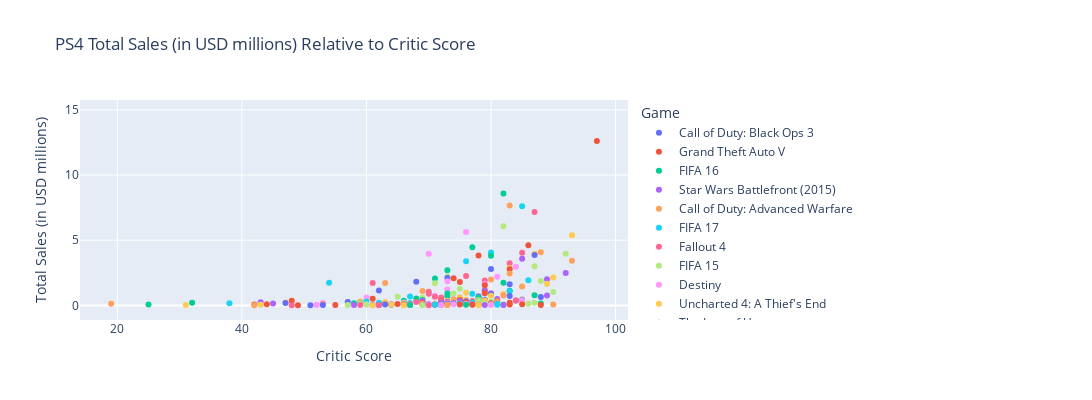
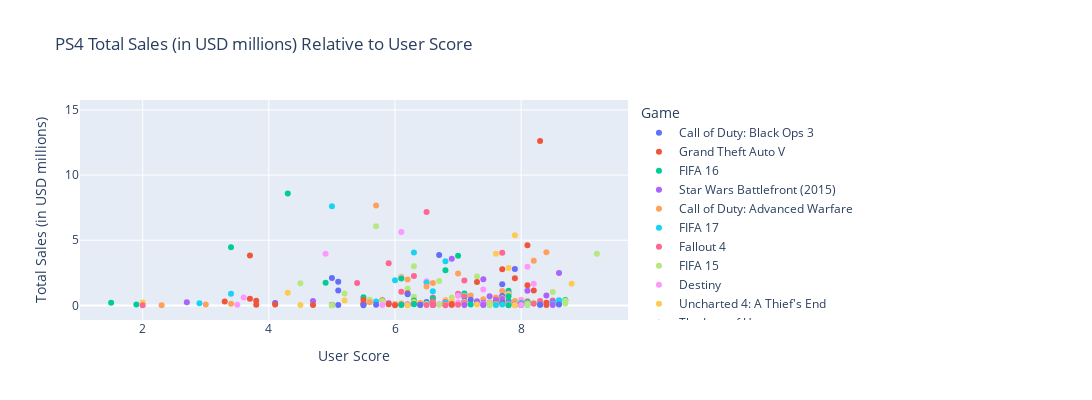

Notebook code for these charts, in order:
### Markdown cell above
Take a look at how user and professional reviews affect sales for one popular platform (you choose). Build a scatter plot and calculate the correlation between reviews and sales. Draw conclusions.

### Code cell
#functions to compare ratings to sales
def rating_sale_comparison (dataframe, critic_scatter_title, user_scatter_title, critic_label, user_label, sale_label, name_label):
    critic_sale_scatter = px.scatter(dataframe,
                         x='critic_score',
                         y='total_sales',
                         color='name',
                         labels={
                                 'critic_score': critic_label,
                                 'total_sales': sale_label,
                                 'name': name_label},
                         title=critic_scatter_title,
                         width=1200, 
                         height=400
                         )
    critic_sale_scatter.show()
    user_scale_scatter = px.scatter(dataframe,
                         x='user_score',
                         y='total_sales',
                         color='name',
                         labels={
                                 'user_score': user_label,
                                 'total_sales': sale_label,
                                 'name': name_label},
                         title=user_scatter_title,
                         width=1200, 
                         height=400
                         )
    user_scale_scatter.show()
    return

#ps4 data comparison and correlation
ps4_data = ice_data_filtered[ice_data_filtered['platform']=='PS4']
print(ps4_data.info())
rating_sale_comparison(ps4_data, 'PS4 Total Sales (in USD millions) Relative to Critic Score', 'PS4 Total Sales (in USD millions) Relative to User Score', 'Critic Score', 'User Score', 'Total Sales (in USD millions)', 'Game')

#ice_data['user_score'] = ice_data['user_score'].where((ice_data['user_score'].notna()) , ice_data['user_score'].astype(float)) 

ps4_critic_sale_corr =ps4_data['critic_score'].corr(ps4_data['total_sales'])
ps4_user_sale_corr = ps4_data['user_score'].corr(ps4_data['total_sales'])



print('PS4 Critic Score Correlation: ' + str(ps4_critic_sale_corr))
print('PS4 User Score Correlation: ' + str(ps4_user_sale_corr))
